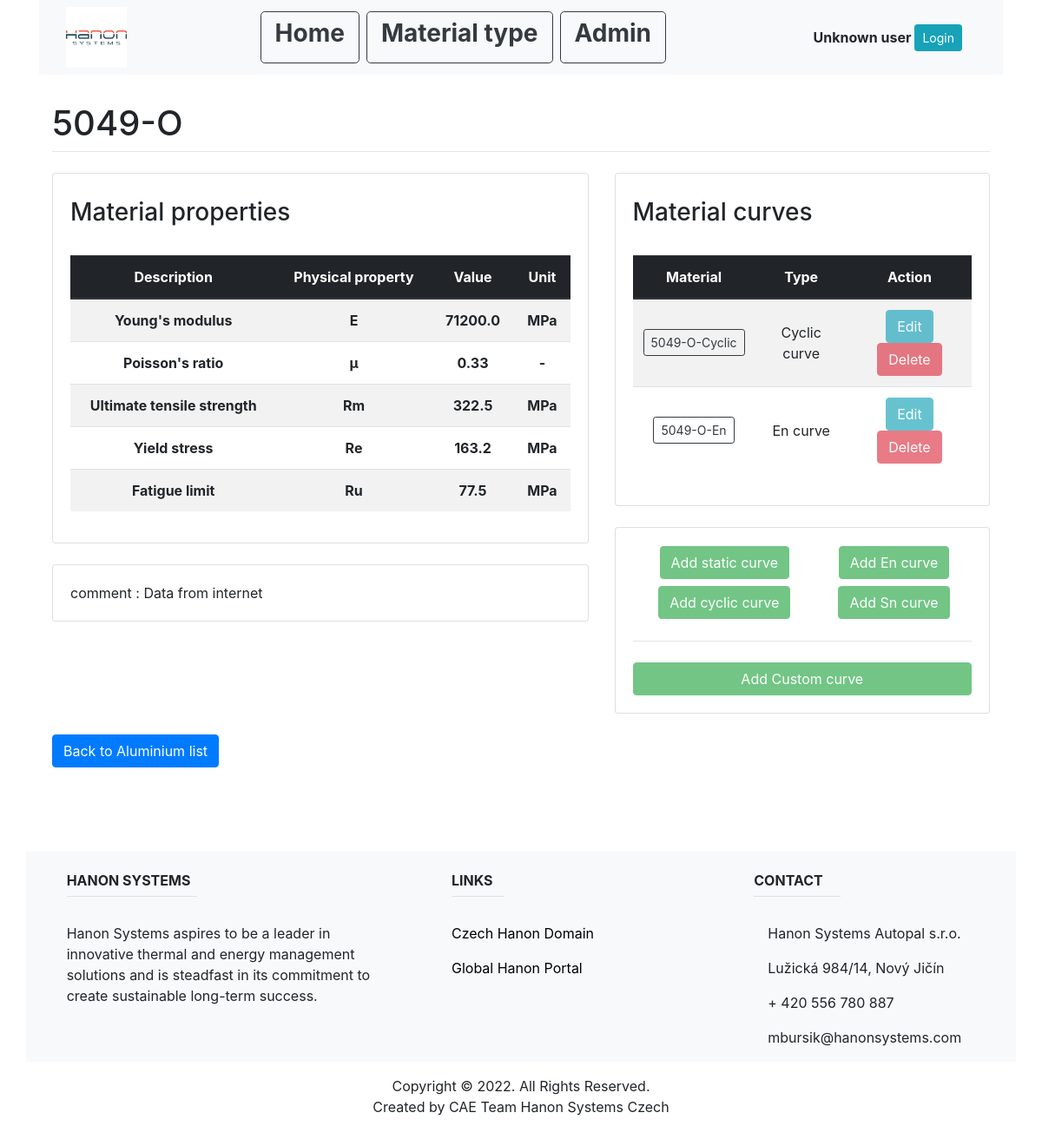
/material_type_list/steel_al/1/35, run on an earlier commit of the app's database.
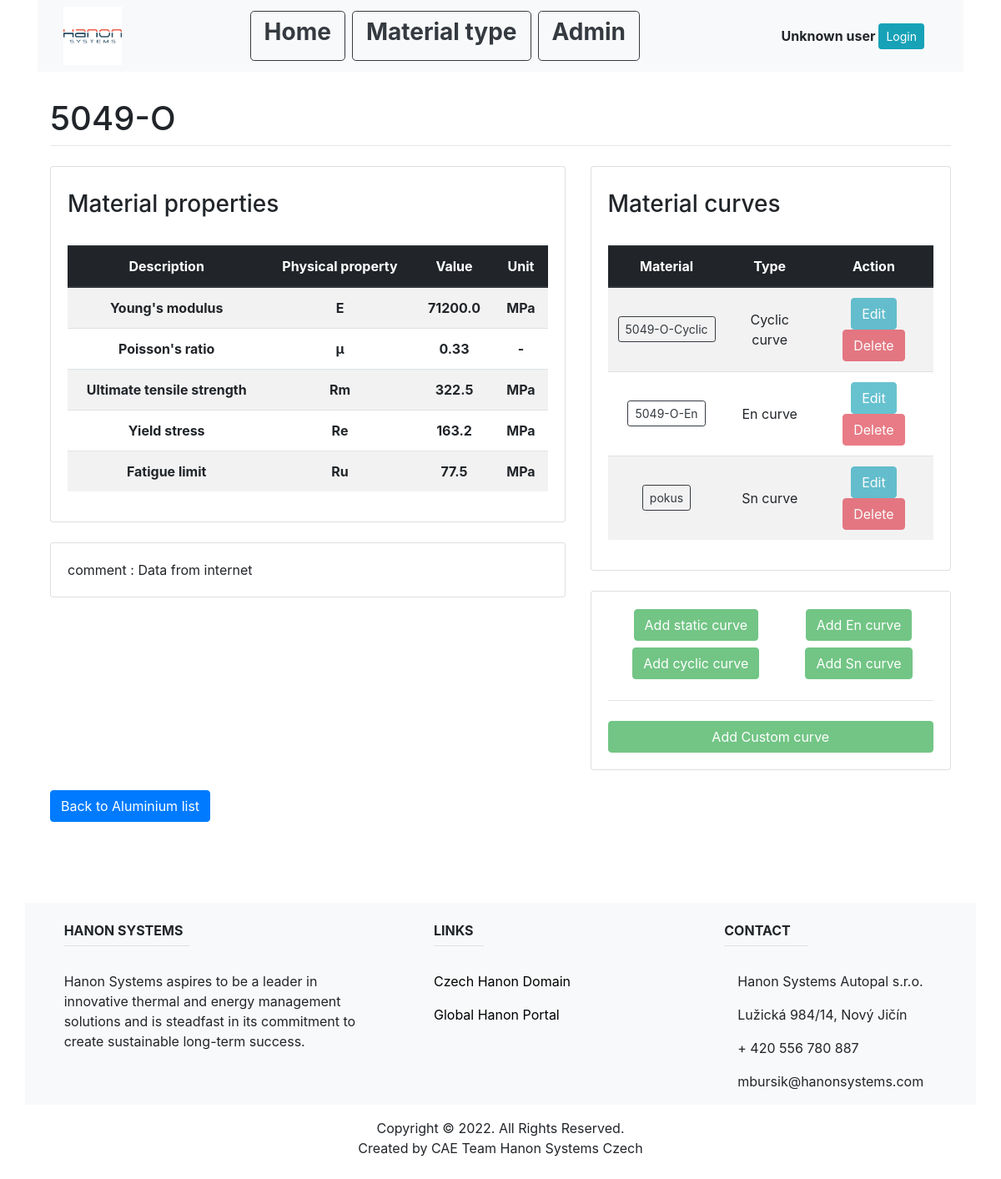
And on a later commit of the database.
### main/models.py (models this page shows, shortened)
class CyclicCurve(models.Model):
    curve_type = "Cyclic curve"
    name = models.CharField(max_length=200, unique=True)
    K = models.FloatField(max_length=200)
    n = models.FloatField(max_length=200)
    comment = models.CharField(max_length=1000, blank=True)
    material_id = models.ForeignKey(Material, on_delete=models.CASCADE)

class EnCurve(models.Model):
    curve_type = "En curve"
    name = models.CharField(max_length=200, unique=True)
    Sf = models.FloatField()
    b = models.FloatField()
    c = models.FloatField()
    Ef = models.FloatField()
    comment = models.CharField(max_length=1000, blank=True)
    material_id = models.ForeignKey(Material, on_delete=models.CASCADE)

class SnCurve(models.Model):
    curve_type = "Sn curve"
    name = models.CharField(max_length=200, unique=True)
    Sa = models.CharField(max_length=20000)
    Nf = models.CharField(max_length=20000)
    comment = models.CharField(max_length=1000, blank=True)
    material_id = models.ForeignKey(Material, on_delete=models.CASCADE)

### main/views.py (the view)
# urls.py: path('material_type_list/steel_al/<int:material_type_id>/<int:material_id>', views.material_info, name="material_info"),
def material_info(response, material_type_id, material_id):
    material_type = MaterialType.objects.get(pk=material_type_id)
    material_info = Material.objects.get(pk=material_id)
    c_curve = CyclicCurve.objects.filter(material_id=material_id)
    en_curve = EnCurve.objects.filter(material_id=material_id)
    sn_curve = SnCurve.objects.filter(material_id=material_id)
    s_curve = StaticCurve.objects.filter(material_id=material_id)
    custom_curve = MaterialCustomCurve.objects.filter(material_id=material_id)
    curve_ls = list(chain(c_curve, en_curve, sn_curve, s_curve, custom_curve))
    return render(response, "main/material_info.html", {
        "material_type": material_type,
        "material_info": material_info,
        "curve_ls": curve_ls,
    })

### main/templates/main/material_info.html (shortened to what the changed rows need)
{% extends "main/base.html" %}
{% block content %}
<br>
<div class="container">
  <div class="row">
    <div class="col-sm">
        <h1 class="mt-2">{{material_info.name}}</h1>
    </div>
  </div>
  <div class="row">
    <div class="col-md-7">
    <div class="card card-body">
        <br>
        <table class="table table-striped">
            <thead class="thead-dark">
            <tr>
                <th class="text-center align-middle" scope="col">Description</th>
                <th class="text-center align-middle" scope="col">Physical property</th>
                <th class="text-center align-middle" scope="col">Value</th>
                <th class="text-center align-middle" scope="col">Unit</th>
            </tr>
            </thead>
            <tbody>
            <tr>
                <th class="text-center align-middle" scope="row">Young's modulus</th>
                <th class="text-center align-middle" scope="row">E</th>
                <th class="text-center align-middle" scope="row">{{material_info.E}}</th>
                <th class="text-center align-middle" scope="row">MPa</th>
            </tr>
            <tr>
                <th class="text-center align-middle" scope="row">Poisson's ratio</th>
                <th class="text-center align-middle" scope="row">μ</th>
                <th class="text-center align-middle" scope="row">{{material_info.nu}}</th>
                <th class="text-center align-middle" scope="row">-</th>
            </tr>
            <tr>
                <th class="text-center align-middle" scope="row">Ultimate tensile strength</th>
                <th class="text-center align-middle" scope="row">Rm</th>
                <th class="text-center align-middle" scope="row">{{material_info.Rm}}</th>
                <th class="text-center align-middle" scope="row">MPa</th>
            </tr>
            <tr>
                <th class="text-center align-middle" scope="row">Yield stress</th>
                <th class="text-center align-middle" scope="row">Re</th>
                <th class="text-center align-middle" scope="row">{{material_info.Re}}</th>
                <th class="text-center align-middle" scope="row">MPa</th>
            </tr>
            <tr>
                <th class="text-center align-middle" scope="row">Fatigue limit</th>
                <th class="text-center align-middle" scope="row">Ru</th>
                <th class="text-center align-middle" scope="row">{{material_info.Ru}}</th>
                <th class="text-center align-middle" scope="row">MPa</th>
            </tr>
            </tbody>
        </table>
    </div>
    <br>
    </div>
    <div class="col-md-5 offset-md-0">
    <div class="card card-body">
      <br>
      <table class="table table-striped">
         <thead class="thead-dark">
         <tr>
             <th class="text-center align-middle" scope="col">Material</th>
             <th class="text-center align-middle" scope="col">Type</th>
             <th class="text-center align-middle" scope="col">Action</th>
         </tr>
         </thead>
         <tbody>
             {% for item in curve_ls %}
             <tr>
                 <td class="text-center align-middle">
                     <a class="btn btn-outline-dark btn-sm" href="{%url 'curve_info' material_type.id material_info.id item.name%}">{{item.name}}</a>
                 </td>
                 <td class="text-center align-middle">{{item.curve_type}}</td>
                 {% if user.is_authenticated %}
                 <td class="text-center align-middle">
                   <a class="btn btn-info" href="{%url 'update_curve' material_type.id material_info.id item.name%}">Edit</a>
                   <a class="btn btn-danger" href="{%url 'delete_curve' material_type.id material_info.id item.name%}">Delete</a>
                 </td>
                 {% else %}
                 <td class="text-center align-middle">
                   <a class="btn btn-info disabled" href="{%url 'update_curve' material_type.id material_info.id item.name%}">Edit</a>
                   <a class="btn btn-danger disabled" href="{%url 'delete_curve' material_type.id material_info.id item.name%}">Delete</a>
                 </td>
                 {% endif %}
             </tr>
             {% empty %}
             <h5>Sorry no available data</h5>
             {% endfor %}
         </tbody>
       </table>
    </div>
    <br>
  </div>
  </div>
</div>
<br>
{% endblock %}

What changed in the data, as far as the page shows it:
added SnCurve: name "pokus", curve_type "Sn curve"
